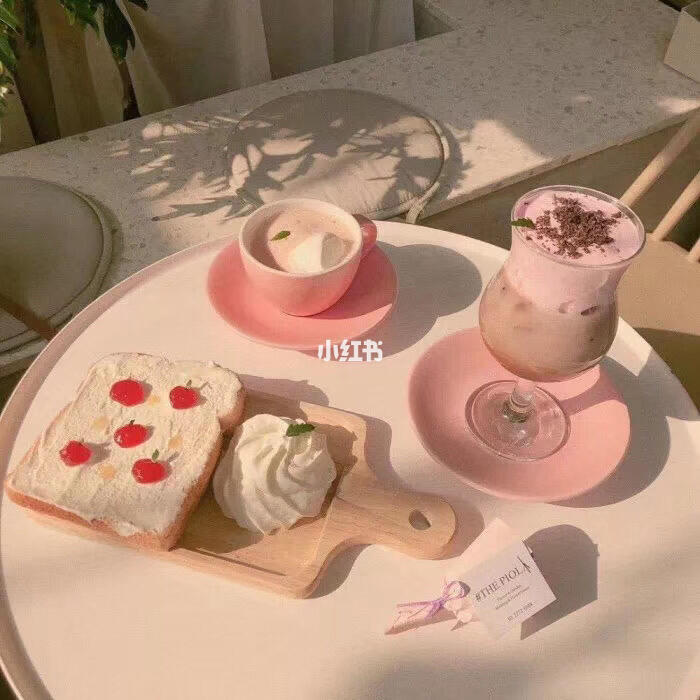
#> input picture image/11.jfif, 700 x 700 px, found by its file name
$ python hist3.py
#> lines starting #> are read from the running program, lines starting #| are printed output that depends on the picture
import cv2
import numpy as np
from matplotlib import pyplot as plt

img = cv2.imread('./image/11.jfif', 0)
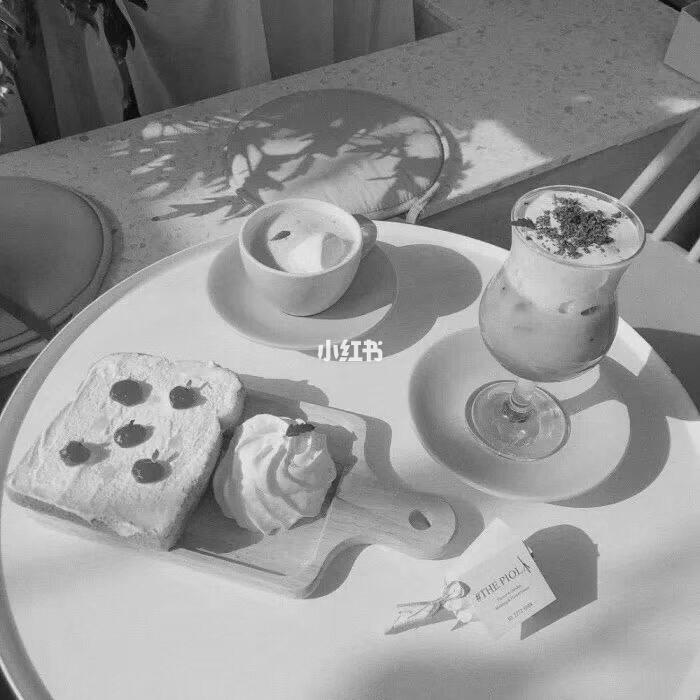
#> img: shape (700, 700); min 0, max 255, mean 147.3
# flatten() 将数组变成一维
hist, bins = np.histogram(img.flatten(), 256, [0, 256])
#> hist = 256 values, max 15486 at index 205, min 0 at index 1, mean 1914.1; bins = 257 values from 0 to 256
# 计算累积分布图
cdf = hist.cumsum()
#> cdf = 256 values from 4 to 490000
cdf_normalized = cdf * hist.max() / cdf.max()
#> cdf_normalized = 256 values from 0.126 to 15486
plt.subplot(321), plt.imshow(img, 'gray'), plt.title('Original')

plt.subplot(322), plt.plot(cdf_normalized, color='b'),
plt.hist(img.flatten(), 256, [0, 256], color='r'),
plt.xlim([0, 256]),
plt.legend(('cdf', 'histogram'), loc='upper left'), plt.title('Histogram')

# 使用OpenCV函数实现直方图均衡化
img3 = cv2.equalizeHist(img)
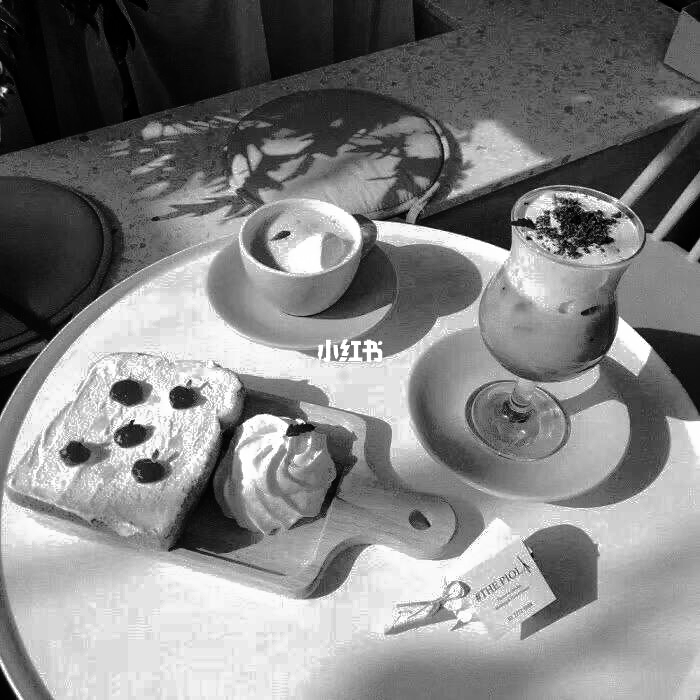
#> img3: shape (700, 700); min 0, max 255, mean 128.5
hist3, bins = np.histogram(img3.flatten(), 256, [0, 256])
#> hist3 = 256 values, max 15486 at index 228, min 0 at index 29, mean 1914.1
cdf3 = hist3.cumsum()
#> cdf3 = 256 values from 814 to 490000
cdf_m = cdf3 * hist3.max() / cdf3.max()
#> cdf_m = 256 values from 25.73 to 15486

plt.subplot(323), plt.imshow(img3, 'gray'), plt.title('OpenCV Equalized')

plt.subplot(324), plt.plot(cdf_m, color='b'),
plt.hist(img3.flatten(), 256, [0, 256], color='r'),
plt.xlim([0, 256]),
plt.legend(('cdf', 'histogram'), loc='upper left'), plt.title('Histogram')

clahe = cv2.createCLAHE(clipLimit=2.0, tileGridSize=(8, 8))
img3 = clahe.apply(img)
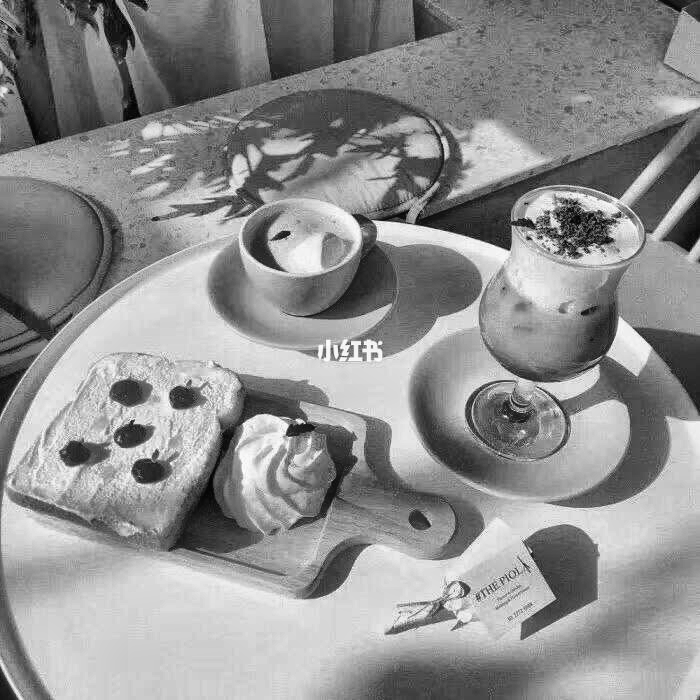
#> img3: shape (700, 700); min 1, max 255, mean 143.4
hist3, bins = np.histogram(img3.flatten(), 256, [0, 256])
#> hist3 = 256 values, max 5334 at index 212, min 0 at index 0, mean 1914.1
cdf3 = hist3.cumsum()
#> cdf3 = 256 values from 0 to 490000
cdf_m = cdf3 * hist3.max() / cdf3.max()
#> cdf_m = 256 values from 0 to 5334

plt.subplot(325), plt.imshow(img3, 'gray'), plt.axis('off')
plt.title('CLAHE')

plt.subplot(326), plt.plot(cdf_m, color='b'),
plt.hist(img3.flatten(), 256, [0, 256], color='r'),
plt.xlim([0, 256]),
plt.legend(('cdf', 'histogram'), loc='upper left'),
plt.title('Histogram')

plt.show()
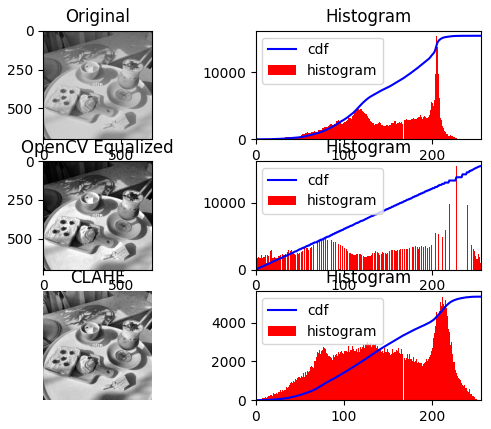
#> figure drawn by matplotlib, 6 panels; panel 2: tallest bar 15486 high, from x = 205 to 206; panel 2: curve peaks at x = 255, y = 15486; panel 4: tallest bar 15486 high, from x = 228 to 229; panel 4: curve peaks at x = 255, y = 15486

$ run again, with image/car.jfif copied over image/11.jfif
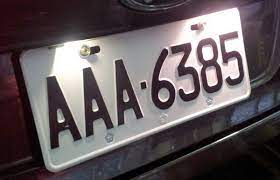
#> input picture image/car.jfif, 280 x 180 px, found by its file name
#> hist = 256 values, max 1181 at index 255, min 41 at index 227, mean 196.9; bins = 257 values from 0 to 256
#> cdf = 256 values from 291 to 50400
#> cdf_normalized = 256 values from 6.82 to 1181
#> `img3 = cv2.equalizeHist(img)`:
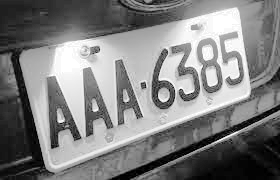
#> img3: shape (180, 280); min 0, max 255, mean 127.6
#> `hist3, bins = np.histogram(img3.flatten(), 256, [0, 256])`: hist3 = 256 values, max 1181 at index 255, min 0 at index 1, mean 196.9
#> `cdf3 = hist3.cumsum()`: cdf3 = 256 values from 382 to 50400
#> `cdf_m = cdf3 * hist3.max() / cdf3.max()`: cdf_m = 256 values from 8.95 to 1181
#> `img3 = clahe.apply(img)`:
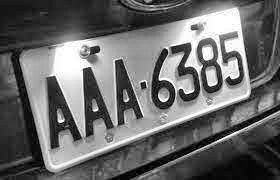
#> img3: shape (180, 280); min 1, max 255, mean 105.2
#> `hist3, bins = np.histogram(img3.flatten(), 256, [0, 256])`: hist3 = 256 values, max 1182 at index 255, min 0 at index 0, mean 196.9
#> `cdf3 = hist3.cumsum()`: cdf3 = 256 values from 0 to 50400
#> `cdf_m = cdf3 * hist3.max() / cdf3.max()`: cdf_m = 256 values from 0 to 1182
